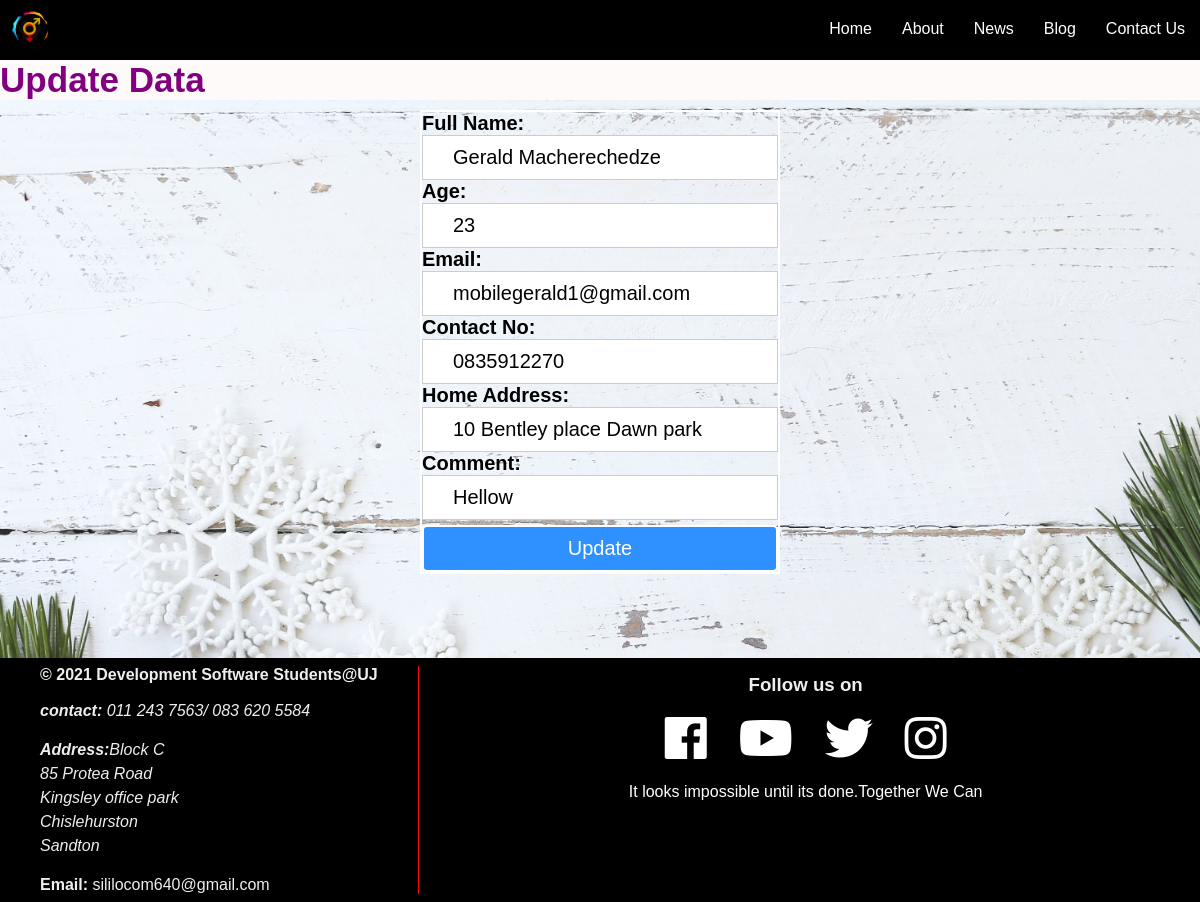
The page /edit.php?id=1 on the database its author committed.
### tables this page shows
CREATE TABLE `contact` (
  `id` int(15) NOT NULL,
  `fullName` varchar(225) NOT NULL,
  `age` int(225) NOT NULL,
  `email` varchar(225) NOT NULL,
  `contactnum` varchar(225) NOT NULL,
  `paddress` varchar(225) NOT NULL,
  `comment` varchar(225) NOT NULL
);

### edit.php (the view, shortened to what this page needs)
<?php
    include "session.php";
    $id = $_GET['id'];
    $qry = mysqli_query($conn,"SELECT * FROM contact WHERE id='$id'");
    $row = mysqli_fetch_array($qry);
?>
<!DOCTYPE html>
<html lang="en">
<head>
    <link rel="stylesheet" href="https://use.fontawesome.com/releases/v5.1.0/css/all.css"crossorigin="anonymous">
    <link rel="stylesheet" href="style.css" />
</head>
<body>
    <section>
    <div class="head">
            <header>
                <div><a href="contact.html" class="logo"><img src="images/logo.jpeg" alt="logo"></a></div>
                <div class="nav">
                    <ul class="navigation">
                        <li><a href="index.html">Home</a></li>
                        <li><a href="about.html">About</a></li>
                        <li><a href="news.html">News</a></li>
                        <li><a class="active"href="blog.html">Blog</a></li>
                        <li><a href="contact.html">Contact Us</a></li>
                    </ul>
                </div>
            </header>
        </div>
    </section>
        <div id="update">
            <h3>Update Data</h3>
        </div>
        <form method="POST">
            <label>Full Name:</label>
            <input type="text" name="fullName" value="<?php echo $row['fullName'] ?>" placeholder="Enter Full Name" Required><br>
            <label>Age:</label>
            <input type="text" name="age" value="<?php echo $row['age'] ?>" placeholder="Enter Age" Required><br>
            <label>Email:</label>
            <input type="text" name="email" value="<?php echo $row['email'] ?>" placeholder="Enter Email" Required><br>
            <label>Contact No:</label>
            <input type="text" name="contactnum" value="<?php echo $row['contactnum'] ?>" placeholder="Enter Contact" Required><br>
            <label>Home Address:</label>
            <input type="text" name="paddress" value="<?php echo $row['paddress'] ?>" placeholder="Enter Address" Required><br>
            <label>Comment:</label>
            <input type="text" name="comment" value="<?php echo $row['comment'] ?>" placeholder="Enter comment" Required><br>
            <input type="submit" name="update" value="Update">
        </form>
        <footer>
            <div id="left-footer">
                <h4>&#169 2021 Development Software Students@UJ</h4><br/>
                <em><b>contact:</b> 011 243 7563/ 083 620 5584 </em><br/><br/>
                <em><ul><b>Address:</b>Block C</ul>
                    <ul>85 Protea Road</ul>
                    <ul>Kingsley office park</ul>
                    <ul>Chislehurston</ul>
                    <ul>Sandton</ul></em>
                    <br/>
                    <b>Email: </b>sililocom640@gmail.com
            </div>
            <div id="right-footer">
                <h3>Follow us on</h3>
                <div id="social-media-footer">
                    <ul>
                        <li>
                            <a href="https://www.facebook.com/GBViolence">
                                <i class="fab fa-facebook"></i>
                            </a>
                        </li>
                        <li>
                            <a href="https://youtube.com/channel/UCE3ND3jdBmxWU_3fleAaTWg">
                                <i class="fab fa-youtube"></i>
                            </a>
                        </li>
                        <li>
                            <a href="https://twitter.com/gbvunited?s=11">
                                <i class="fab fa-twitter"></i>
                            </a>
                        </li>
                        <li>
                            <a href="https://instagram.com/united_against_gbv?utm_medium=copy_link">
                                <i class="fab fa-instagram"></i>
                            </a>
                        </li>
                    </ul>
                </div>
                <p class="motto">It looks impossible until its done.Together We Can</p>
            </div>
        </footer>
</body>
</html>

### style.css (style rules this page uses)
* { margin: 0; padding: 0; box-sizing: border-box; font-family: "poppins", sans-serif; }
p { font-weight: 300; color: rgb(70, 11, 109); }
body { min-height: 100px; }
.head { z-index:20; position:sticky; top:0; width:100%; background:black; }
header { display:flex; justify-content: space-between; align-items: center; height:60px; }
header .logo { color: #fff; font-weight: 700; font: size 2em; text-decoration: none; }
header .navigation li { list-style: none; padding:10px 15px }
.navigation { display:flex; }
header .navigation li a { text-decoration:none; color: #fff; font: weight 300; }

### edit.php (style rules this page uses)
.nav ul li::after { content: ''; width: 0%; height: 2px; background: #912A77; display: block; margin: auto; transition: 0.5s; }
body { background-image: url("images/white.jpg"); background-repeat: no-repeat; background-size:cover; font-family: "Roboto", sans-serif; margin: 0; }
footer { background: black; margin-top: 25%; margin-left: -0px; margin-right: -0px; padding: 8px; color: rgb(238, 238, 238); display: flex; }
footer a { color: white; }
footer #left-footer { flex: 1; border-right: 1px solid red; padding-left: 32px; }
footer #left-footer ul { padding: 0; list-style: none; line-height: 1.5; }
footer #right-footer { flex: 2; padding: 8px; text-align: center; }
footer #social-media-footer a .fa-facebook, footer #social-media-footer a .fa-youtube, footer #social-media-footer a .fa-twitter, footer #social-media-footer a .fa-instagram { color: white; transition: 0.4s; }
footer #social-media-footer ul { display: flex; list-style: none; justify-content: center; padding: 0; }
footer #social-media-footer ul li { font-size: 48px; padding: 16px; transition: 0.4s; }
.logo img { width: 60px; height: 60px; }
form label { font-weight:bold; font-size: 20px; font-family: 'Franklin Gothic Medium', 'Arial Narrow', Arial, sans-serif; }
form { margin-left:35%; margin-right:35%; margin-top: 10px; margin-bottom:-18%; border: 2px solid white; }
input[type=text] { width:100%; padding:10px; border:1px solid #ccc; padding-left:30px; padding-right:30px; font-size:20px; }
input[type=submit] { width:100%; background-color:#2f90ff; color:#fff; border:2px solid white; padding:10px; font-size:20px; cursor:pointer; border-radius:5px; margin-top: 5px; }
#update { font-weight:bold; font: 30px sans-serif; color: purple; background-color:snow; }
.motto { color: white; }

### rows shown on the page
contact: fullName "Gerald Macherechedze", age "23", email "mobilegerald1@gmail.com", contactnum "0835912270", paddress "10 Bentley place Dawn park", comment "Hellow"
